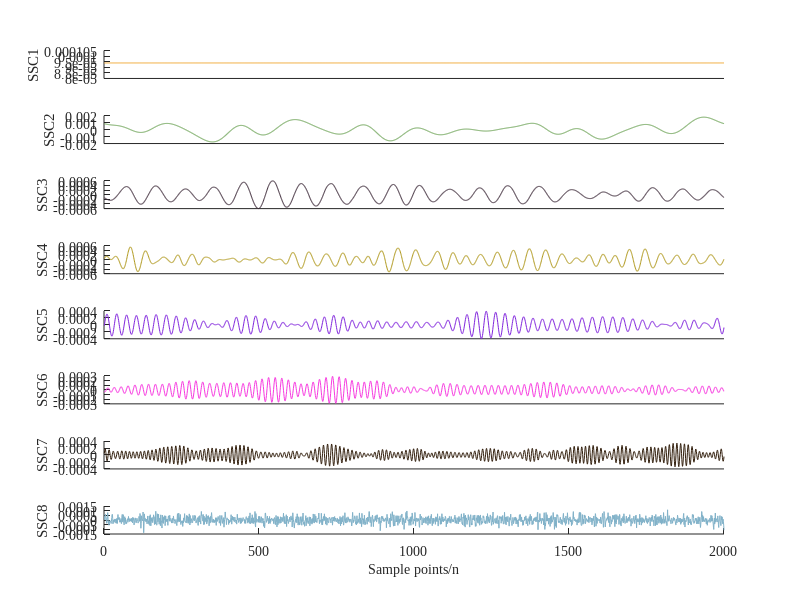
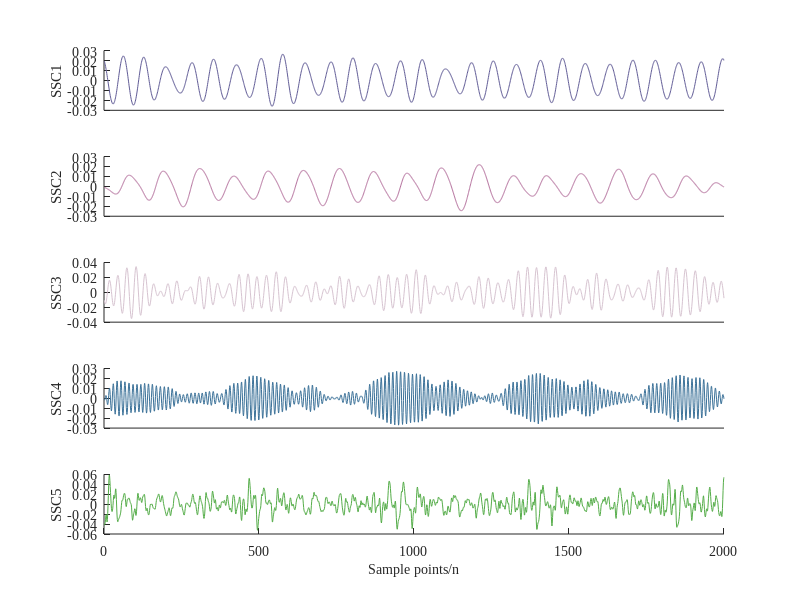
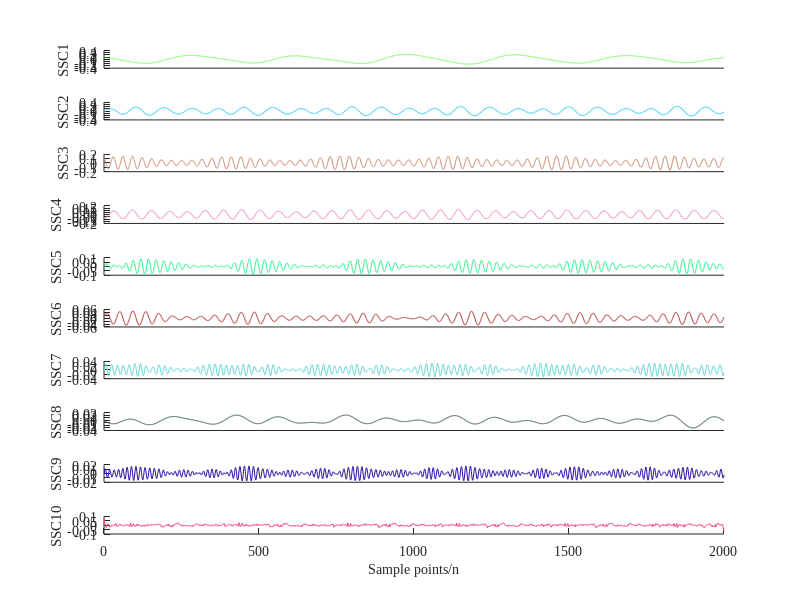
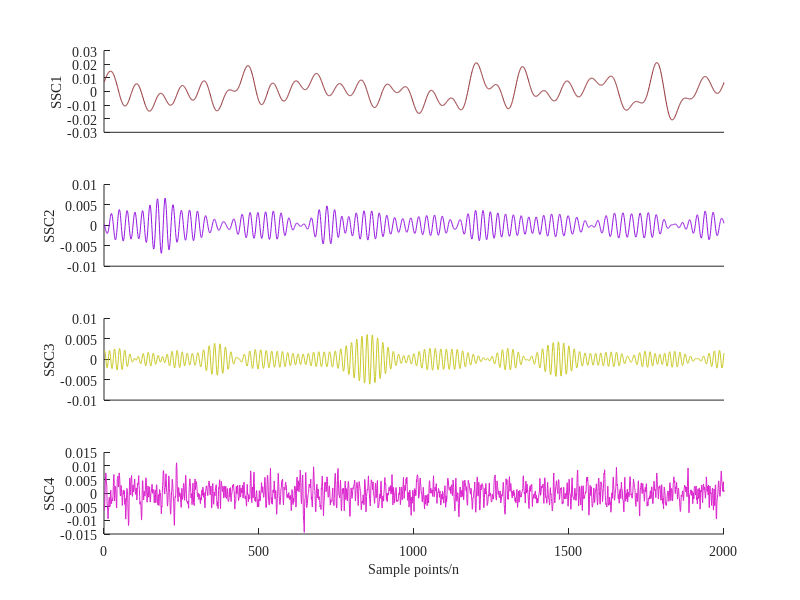

The MATLAB script that drew these images, in order:
clc
clear
close all

%%  
load Ship
% SSC_Ferryboat=RICSSD(Ferryboat,2000);
% SSC_Cargo_ship=RICSSD(Cargo_ship,2000);
% SSC_Cruise_ship=RICSSD(Cruise_ship,2000);
% SSC_Medium_sized_ships=RICSSD(Medium_sized_ships,2000);
load Decomposed_SSC_component


[f,b]=size(SSC_Cargo_ship)
IMFs = SSC_Cargo_ship;     
imf_len = length(IMFs);
n =f;
h1 = figure('NumberTitle','on','Name','gaussian分解结果');
set(h1,'position',[249,181,764,602]);
    for i = 1:n
        subplot(n,1,i);
        imf = IMFs(i,:);
        plot(imf, 'Color', [rand rand rand]);
        ylabel (['SSC' num2str(i)]);
        xlim([0 imf_len])
        if i < n                
            set(gca,'xtick',[])
        else                   
            xlabel('Sample points/n')
        end
        set(gca, 'box', 'off')
        set(gca,'FontName','Times New Roman','fontsize', 10);    
    end
        set(get(gca,'XLabel'),'FontName','Times New Roman','FontSize', 10);

        
        [f,b]=size(SSC_Cruise_ship)
IMFs = SSC_Cruise_ship;     
imf_len = length(IMFs);
n =f;
 h1 = figure('NumberTitle','on','Name','gaussian分解结果');
	set(h1,'position',[249,181,764,602]);
    for i = 1:n
        subplot(n,1,i);
        imf = IMFs(i,:);
        plot(imf, 'Color', [rand rand rand]);
        ylabel (['SSC' num2str(i)]);
        xlim([0 imf_len])
        if i < n                
            set(gca,'xtick',[])
        else                   
            xlabel('Sample points/n')
        end
        set(gca, 'box', 'off')
        set(gca,'FontName','Times New Roman','fontsize', 10); 
    end
        set(get(gca,'XLabel'),'FontName','Times New Roman','FontSize', 10);
        
        
        
[f,b]=size(SSC_Ferryboat)
IMFs = SSC_Ferryboat;     
imf_len = length(IMFs);
n =f;
 h1 = figure('NumberTitle','on','Name','gaussian分解结果');
	set(h1,'position',[249,181,764,602]);
    for i = 1:n
        subplot(n,1,i);
        imf = IMFs(i,:);
        plot(imf, 'Color', [rand rand rand]);
        ylabel (['SSC' num2str(i)]);
        xlim([0 imf_len])
        if i < n                
            set(gca,'xtick',[])
        else                   
            xlabel('Sample points/n')
        end
        set(gca, 'box', 'off') 
        set(gca,'FontName','Times New Roman','fontsize', 10);
    end
        set(get(gca,'XLabel'),'FontName','Times New Roman','FontSize', 10);
        
        
        
[f,b]=size(SSC_Medium_sized_ships)
IMFs = SSC_Medium_sized_ships;     
imf_len = length(IMFs);
n =f;
 h1 = figure('NumberTitle','on','Name','gaussian分解结果');
	set(h1,'position',[249,181,764,602]);
    for i = 1:n
        subplot(n,1,i);
        imf = IMFs(i,:);
        plot(imf, 'Color', [rand rand rand]);
        ylabel (['SSC' num2str(i)]);
        xlim([0 imf_len])
        if i < n                
            set(gca,'xtick',[])
        else                   
            xlabel('Sample points/n')
        end
        set(gca, 'box', 'off')
        set(gca,'FontName','Times New Roman','fontsize', 10);     
    end
        set(get(gca,'XLabel'),'FontName','Times New Roman','FontSize', 10);

 